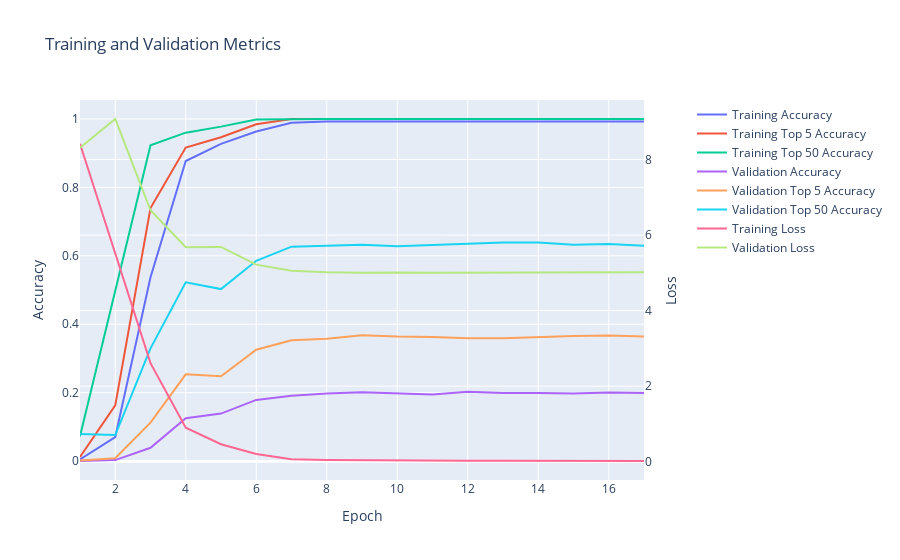

Source (notebook cell):
### Code cell
arcface_similarity_model.display_training_history()

### Figure 1 — Plotly figure (JSON) as saved in the notebook; plotly's stock layout.template omitted (floating-point values rounded to 4 significant figures)
{"data": [{"mode": "lines", "name": "Training Accuracy", "type": "scatter", "x": [1, 2, 3, 4, 5, 6, 7, 8, 9, 10, 11, 12, 13, 14, 15, 16, 17], "xaxis": "x", "y": [0.004662, 0.06993, 0.5371, 0.8771, 0.9274, 0.9634, 0.9887, 0.9927, 0.9927, 0.9927, 0.9927, 0.993, 0.9933, 0.993, 0.9927, 0.9927, 0.993, 0.9933], "yaxis": "y"}, {"mode": "lines", "name": "Training Top 5 Accuracy", "type": "scatter", "x": [1, 2, 3, 4, 5, 6, 7, 8, 9, 10, 11, 12, 13, 14, 15, 16, 17], "xaxis": "x", "y": [0.01166, 0.1628, 0.7396, 0.9164, 0.9467, 0.9847, 1.0, 1.0, 1.0, 1.0, 1.0, 1.0, 1.0, 1.0, 1.0, 1.0, 1.0, 1.0], "yaxis": "y"}, {"mode": "lines", "name": "Training Top 50 Accuracy", "type": "scatter", "x": [1, 2, 3, 4, 5, 6, 7, 8, 9, 10, 11, 12, 13, 14, 15, 16, 17], "xaxis": "x", "y": [0.07259, 0.4935, 0.9234, 0.96, 0.9777, 0.9987, 1.0, 1.0, 1.0, 1.0, 1.0, 1.0, 1.0, 1.0, 1.0, 1.0, 1.0, 1.0], "yaxis": "y"}, {"mode": "lines", "name": "Validation Accuracy", "type": "scatter", "x": [1, 2, 3, 4, 5, 6, 7, 8, 9, 10, 11, 12, 13, 14, 15, 16, 17], "xaxis": "x", "y": [0.0, 0.002667, 0.03867, 0.1253, 0.1387, 0.1787, 0.1907, 0.1973, 0.2013, 0.1987, 0.1947, 0.2027, 0.1987, 0.1987, 0.1973, 0.2, 0.1987, 0.1947], "yaxis": "y"}, {"mode": "lines", "name": "Validation Top 5 Accuracy", "type": "scatter", "x": [1, 2, 3, 4, 5, 6, 7, 8, 9, 10, 11, 12, 13, 14, 15, 16, 17], "xaxis": "x", "y": [0.001333, 0.008, 0.112, 0.2533, 0.248, 0.3253, 0.3533, 0.3573, 0.368, 0.364, 0.3627, 0.3587, 0.3587, 0.3627, 0.3653, 0.3667, 0.364, 0.368], "yaxis": "y"}, {"mode": "lines", "name": "Validation Top 50 Accuracy", "type": "scatter", "x": [1, 2, 3, 4, 5, 6, 7, 8, 9, 10, 11, 12, 13, 14, 15, 16, 17], "xaxis": "x", "y": [0.07867, 0.076, 0.3293, 0.5227, 0.5027, 0.5853, 0.6267, 0.6293, 0.632, 0.628, 0.632, 0.6347, 0.6387, 0.6387, 0.632, 0.6347, 0.6293, 0.6333], "yaxis": "y"}, {"mode": "lines", "name": "Training Loss", "type": "scatter", "x": [1, 2, 3, 4, 5, 6, 7, 8, 9, 10, 11, 12, 13, 14, 15, 16, 17], "xaxis": "x", "y": [8.418, 5.529, 2.609, 0.8998, 0.462, 0.2009, 0.06445, 0.0406, 0.03272, 0.02745, 0.02415, 0.02476, 0.02271, 0.02039, 0.01967, 0.018, 0.01681, 0.01506], "yaxis": "y2"}, {"mode": "lines", "name": "Validation Loss", "type": "scatter", "x": [1, 2, 3, 4, 5, 6, 7, 8, 9, 10, 11, 12, 13, 14, 15, 16, 17], "xaxis": "x", "y": [8.31, 9.074, 6.656, 5.677, 5.685, 5.216, 5.052, 5.015, 5.0, 5.011, 4.999, 5.005, 4.999, 5.003, 5.013, 5.018, 5.017, 5.018], "yaxis": "y2"}], "layout": {"title": {"text": "Training and Validation Metrics"}, "xaxis": {"anchor": "y", "domain": [0.0, 0.94], "title": {"text": "Epoch"}}, "yaxis": {"anchor": "x", "domain": [0.0, 1.0], "title": {"text": "Accuracy"}}, "yaxis2": {"anchor": "x", "overlaying": "y", "side": "right", "title": {"text": "Loss"}}}}
